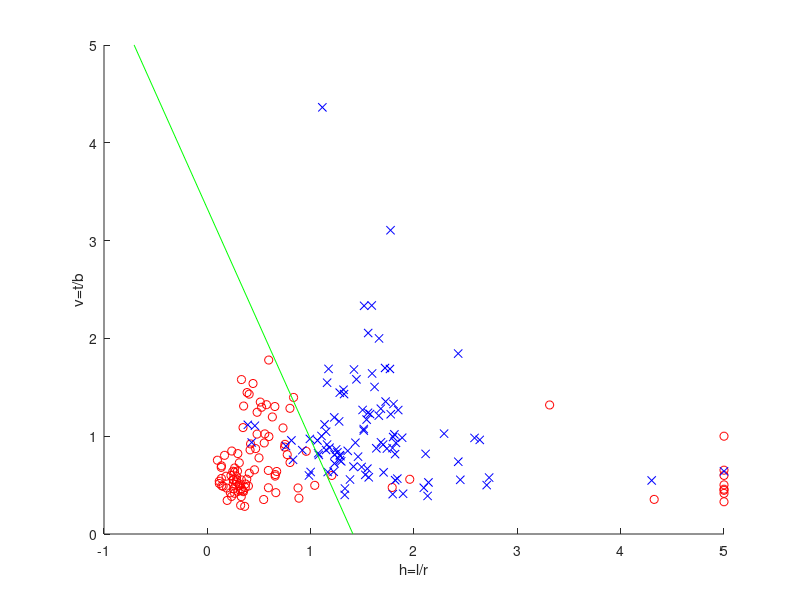

Write MATLAB code to recreate this figure.
%Test data
%Y = [ 0 0; 0 1];
%N = [ 1 0; 1 1];
Y = load('tr-j.txt');
N = load('tr-n.txt');
ysize = size(Y,1); 
nsize = size(N,1);

%"ausreisser"
Y = min(Y,5);
N = min(N,5);

YN = [ Y ones(ysize,1); N ones(nsize,1)];


% inv(E(xx')) in script
E1 = (ysize+nsize) * inv(YN' * YN);

% E(xd(x)')
ID = [ ones(ysize,1) zeros(ysize,1);
      zeros(nsize,1) ones(nsize,1)];

E2 = YN' * ID / (ysize+nsize);

W = E1 * E2;

% Trenngerade
% d1(x) -d2(x) = 0
D12 = W(:,1)-W(:,2);

% Test mit trenngerade
% Muste überall x1 und x2 vertauschen. wiso??
x1 = Y(:,1);
x2 = Y(:,2);
test = D12(1).*x2 + D12(2).*x1 + D12(3);
correctYes = size(find(test > 0),1);

x1 = N(:,1);
x2 = N(:,2);
test = D12(1).*x2 + D12(2).*x1 + D12(3);
correctNo  = size(find(test < 0),1);

fprintf('correct classifications: %d / %d\n',(correctYes + correctNo),(ysize+nsize));


% plotting
x2 = [0:0,5:5];
x1 = (-D12(1)*x2 - D12(3)) / D12(2);

hold on
xlabel('h=l/r');
ylabel('v=t/b');
plot(Y(:,1),Y(:,2),'or');
plot(N(:,1),N(:,2),'xb');
plot(x1,x2,'g');
hold off



